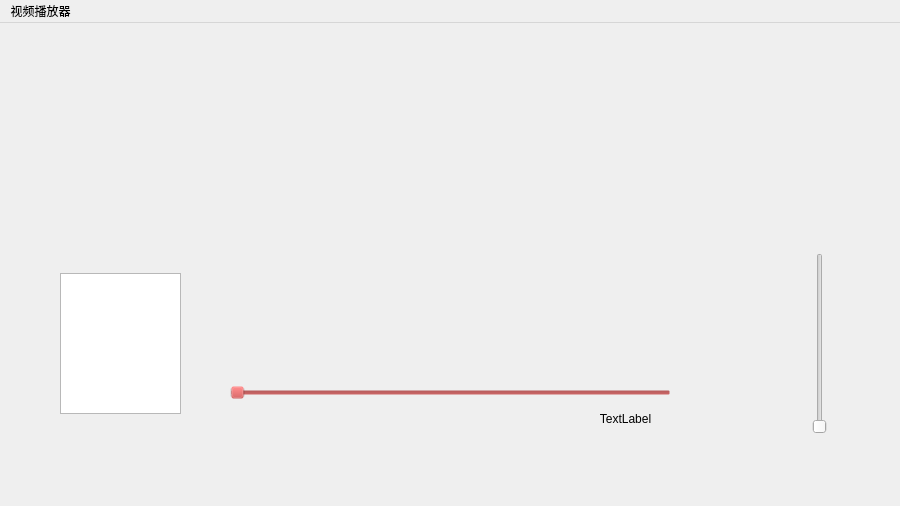
<?xml version="1.0" encoding="UTF-8"?>
<ui version="4.0">
 <class>Video</class>
 <widget class="QMainWindow" name="Video">
  <property name="geometry">
   <rect>
    <x>0</x>
    <y>0</y>
    <width>900</width>
    <height>506</height>
   </rect>
  </property>
  <property name="minimumSize">
   <size>
    <width>900</width>
    <height>506</height>
   </size>
  </property>
  <property name="maximumSize">
   <size>
    <width>900</width>
    <height>506</height>
   </size>
  </property>
  <property name="windowTitle">
   <string>MainWindow</string>
  </property>
  <widget class="QWidget" name="centralwidget">
   <widget class="QPushButton" name="pushButton">
    <property name="geometry">
     <rect>
      <x>190</x>
      <y>350</y>
      <width>31</width>
      <height>31</height>
     </rect>
    </property>
    <property name="text">
     <string/>
    </property>
    <property name="icon">
     <iconset resource="image.qrc">
      <normaloff>:/image/kuaitui.png</normaloff>:/image/kuaitui.png</iconset>
    </property>
    <property name="flat">
     <bool>true</bool>
    </property>
   </widget>
   <widget class="QListWidget" name="listWidget">
    <property name="geometry">
     <rect>
      <x>60</x>
      <y>250</y>
      <width>121</width>
      <height>141</height>
     </rect>
    </property>
   </widget>
   <widget class="QSlider" name="horizontalSlider">
    <property name="geometry">
     <rect>
      <x>230</x>
      <y>360</y>
      <width>441</width>
      <height>20</height>
     </rect>
    </property>
    <property name="font">
     <font>
      <pointsize>11</pointsize>
     </font>
    </property>
    <property name="styleSheet">
     <string notr="true">background-color: rgba(191, 64, 64, 0);</string>
    </property>
    <property name="inputMethodHints">
     <set>Qt::ImhNone</set>
    </property>
    <property name="orientation">
     <enum>Qt::Horizontal</enum>
    </property>
    <property name="invertedAppearance">
     <bool>false</bool>
    </property>
    <property name="invertedControls">
     <bool>false</bool>
    </property>
   </widget>
   <widget class="QTextBrowser" name="textBrowser">
    <property name="geometry">
     <rect>
      <x>580</x>
      <y>60</y>
      <width>256</width>
      <height>31</height>
     </rect>
    </property>
    <property name="styleSheet">
     <string notr="true">color: rgb(0, 0, 0);
background:transparent;</string>
    </property>
   </widget>
   <widget class="QLabel" name="label_2">
    <property name="geometry">
     <rect>
      <x>580</x>
      <y>380</y>
      <width>91</width>
      <height>31</height>
     </rect>
    </property>
    <property name="font">
     <font>
      <pointsize>9</pointsize>
     </font>
    </property>
    <property name="text">
     <string>TextLabel</string>
    </property>
    <property name="alignment">
     <set>Qt::AlignCenter</set>
    </property>
   </widget>
   <widget class="QLabel" name="label">
    <property name="geometry">
     <rect>
      <x>200</x>
      <y>60</y>
      <width>501</width>
      <height>282</height>
     </rect>
    </property>
    <property name="text">
     <string/>
    </property>
   </widget>
   <widget class="QPushButton" name="pushButton_15">
    <property name="geometry">
     <rect>
      <x>680</x>
      <y>350</y>
      <width>31</width>
      <height>31</height>
     </rect>
    </property>
    <property name="autoFillBackground">
     <bool>false</bool>
    </property>
    <property name="styleSheet">
     <string notr="true"/>
    </property>
    <property name="text">
     <string/>
    </property>
    <property name="icon">
     <iconset resource="image.qrc">
      <normaloff>:/image/kuaijin.png</normaloff>:/image/kuaijin.png</iconset>
    </property>
    <property name="autoDefault">
     <bool>false</bool>
    </property>
    <property name="default">
     <bool>false</bool>
    </property>
    <property name="flat">
     <bool>true</bool>
    </property>
   </widget>
   <widget class="QSlider" name="verticalSlider">
    <property name="geometry">
     <rect>
      <x>810</x>
      <y>230</y>
      <width>20</width>
      <height>181</height>
     </rect>
    </property>
    <property name="orientation">
     <enum>Qt::Vertical</enum>
    </property>
   </widget>
   <widget class="QWidget" name="">
    <property name="geometry">
     <rect>
      <x>60</x>
      <y>410</y>
      <width>781</width>
      <height>56</height>
     </rect>
    </property>
    <layout class="QGridLayout" name="gridLayout">
     <item row="0" column="7">
      <widget class="QPushButton" name="pushButton_12">
       <property name="text">
        <string/>
       </property>
       <property name="icon">
        <iconset resource="image.qrc">
         <normaloff>:/image/right.png</normaloff>:/image/right.png</iconset>
       </property>
       <property name="iconSize">
        <size>
         <width>24</width>
         <height>24</height>
        </size>
       </property>
       <property name="flat">
        <bool>true</bool>
       </property>
      </widget>
     </item>
     <item row="0" column="9">
      <widget class="QPushButton" name="pushButton_2">
       <property name="text">
        <string/>
       </property>
       <property name="icon">
        <iconset resource="image.qrc">
         <normaloff>:/image/sound.png</normaloff>:/image/sound.png</iconset>
       </property>
       <property name="iconSize">
        <size>
         <width>24</width>
         <height>24</height>
        </size>
       </property>
       <property name="flat">
        <bool>true</bool>
       </property>
      </widget>
     </item>
     <item row="0" column="6">
      <spacer name="horizontalSpacer_3">
       <property name="orientation">
        <enum>Qt::Horizontal</enum>
       </property>
       <property name="sizeHint" stdset="0">
        <size>
         <width>40</width>
         <height>20</height>
        </size>
       </property>
      </spacer>
     </item>
     <item row="0" column="3">
      <spacer name="horizontalSpacer_2">
       <property name="orientation">
        <enum>Qt::Horizontal</enum>
       </property>
       <property name="sizeHint" stdset="0">
        <size>
         <width>40</width>
         <height>20</height>
        </size>
       </property>
      </spacer>
     </item>
     <item row="0" column="8">
      <spacer name="horizontalSpacer_4">
       <property name="orientation">
        <enum>Qt::Horizontal</enum>
       </property>
       <property name="sizeHint" stdset="0">
        <size>
         <width>40</width>
         <height>20</height>
        </size>
       </property>
      </spacer>
     </item>
     <item row="0" column="0">
      <widget class="QPushButton" name="pushButton_8">
       <property name="text">
        <string/>
       </property>
       <property name="icon">
        <iconset resource="image.qrc">
         <normaloff>:/image/menu.png</normaloff>:/image/menu.png</iconset>
       </property>
       <property name="iconSize">
        <size>
         <width>24</width>
         <height>24</height>
        </size>
       </property>
       <property name="flat">
        <bool>true</bool>
       </property>
      </widget>
     </item>
     <item row="0" column="1">
      <spacer name="horizontalSpacer">
       <property name="orientation">
        <enum>Qt::Horizontal</enum>
       </property>
       <property name="sizeHint" stdset="0">
        <size>
         <width>40</width>
         <height>20</height>
        </size>
       </property>
      </spacer>
     </item>
     <item row="0" column="2">
      <widget class="QPushButton" name="pushButton_11">
       <property name="text">
        <string/>
       </property>
       <property name="icon">
        <iconset resource="image.qrc">
         <normaloff>:/image/left.png</normaloff>:/image/left.png</iconset>
       </property>
       <property name="iconSize">
        <size>
         <width>24</width>
         <height>24</height>
        </size>
       </property>
       <property name="flat">
        <bool>true</bool>
       </property>
      </widget>
     </item>
     <item row="0" column="5">
      <widget class="QPushButton" name="pushButton_1">
       <property name="text">
        <string/>
       </property>
       <property name="icon">
        <iconset resource="image.qrc">
         <normaloff>:/image/play.png</normaloff>:/image/play.png</iconset>
       </property>
       <property name="iconSize">
        <size>
         <width>48</width>
         <height>48</height>
        </size>
       </property>
       <property name="flat">
        <bool>true</bool>
       </property>
      </widget>
     </item>
    </layout>
   </widget>
   <widget class="QWidget" name="">
    <property name="geometry">
     <rect>
      <x>60</x>
      <y>10</y>
      <width>781</width>
      <height>32</height>
     </rect>
    </property>
    <layout class="QGridLayout" name="gridLayout_2">
     <item row="0" column="0">
      <widget class="QPushButton" name="pushButton_4">
       <property name="text">
        <string/>
       </property>
       <property name="icon">
        <iconset resource="image.qrc">
         <normaloff>:/image/replyi.png</normaloff>:/image/replyi.png</iconset>
       </property>
       <property name="iconSize">
        <size>
         <width>24</width>
         <height>24</height>
        </size>
       </property>
       <property name="flat">
        <bool>true</bool>
       </property>
      </widget>
     </item>
     <item row="0" column="1">
      <spacer name="horizontalSpacer_5">
       <property name="orientation">
        <enum>Qt::Horizontal</enum>
       </property>
       <property name="sizeHint" stdset="0">
        <size>
         <width>40</width>
         <height>20</height>
        </size>
       </property>
      </spacer>
     </item>
     <item row="0" column="2">
      <widget class="QPushButton" name="pushButton_14">
       <property name="text">
        <string/>
       </property>
       <property name="icon">
        <iconset resource="image.qrc">
         <normaloff>:/image/stop.png</normaloff>:/image/stop.png</iconset>
       </property>
       <property name="iconSize">
        <size>
         <width>24</width>
         <height>24</height>
        </size>
       </property>
       <property name="flat">
        <bool>true</bool>
       </property>
      </widget>
     </item>
     <item row="0" column="3">
      <spacer name="horizontalSpacer_6">
       <property name="orientation">
        <enum>Qt::Horizontal</enum>
       </property>
       <property name="sizeHint" stdset="0">
        <size>
         <width>40</width>
         <height>20</height>
        </size>
       </property>
      </spacer>
     </item>
     <item row="0" column="4">
      <widget class="QPushButton" name="pushButton_3">
       <property name="text">
        <string/>
       </property>
       <property name="icon">
        <iconset resource="image.qrc">
         <normaloff>:/image/voice.png</normaloff>:/image/voice.png</iconset>
       </property>
       <property name="iconSize">
        <size>
         <width>24</width>
         <height>24</height>
        </size>
       </property>
       <property name="flat">
        <bool>true</bool>
       </property>
      </widget>
     </item>
    </layout>
   </widget>
   <zorder>pushButton</zorder>
   <zorder>listWidget</zorder>
   <zorder>horizontalSlider</zorder>
   <zorder>pushButton_11</zorder>
   <zorder>pushButton_12</zorder>
   <zorder>label_2</zorder>
   <zorder>pushButton_1</zorder>
   <zorder>label</zorder>
   <zorder>pushButton_15</zorder>
   <zorder>pushButton_14</zorder>
   <zorder>pushButton_8</zorder>
   <zorder>pushButton_2</zorder>
   <zorder>pushButton_3</zorder>
   <zorder>verticalSlider</zorder>
   <zorder>pushButton_4</zorder>
   <zorder>horizontalSpacer</zorder>
   <zorder>horizontalSpacer_2</zorder>
   <zorder>horizontalSpacer_3</zorder>
   <zorder>horizontalSpacer_4</zorder>
   <zorder>horizontalSpacer_5</zorder>
   <zorder>horizontalSpacer_6</zorder>
   <zorder>textBrowser</zorder>
  </widget>
  <widget class="QMenuBar" name="menubar">
   <property name="geometry">
    <rect>
     <x>0</x>
     <y>0</y>
     <width>900</width>
     <height>28</height>
    </rect>
   </property>
   <widget class="QMenu" name="menu">
    <property name="title">
     <string>视频播放器</string>
    </property>
   </widget>
   <addaction name="menu"/>
  </widget>
 </widget>
 <resources>
  <include location="image.qrc"/>
 </resources>
 <connections/>
</ui>
